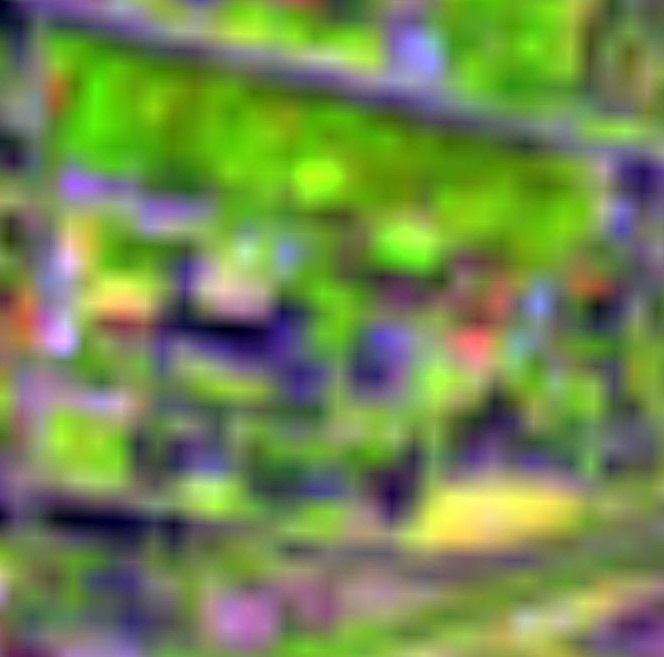
#> input picture Lab_2/low.jpg, 664 x 657 px
$ python Lab_2.py
#> lines starting #> are read from the running program, lines starting #| are printed output that depends on the picture; after the words box and inside, x2 and y2 are one past the last pixel; in counts of white or black regions, pixels touching at a corner belong together
import cv2
import numpy as np
import os

# ==========================================
# НАЛАШТУВАННЯ ФАЙЛІВ
# ==========================================
FILE_LANDSAT = 'low.jpg'
FILE_BING = 'bing.jpg'
# ==========================================

# Глобальні змінні
img_display = None
mode_current = None
window_name = None
trackbars_ready = False


def on_trackbar(val):
    if not trackbars_ready: return
    if img_display is None: return

    output = img_display.copy()
    h_img, w_img = img_display.shape[:2]

    # ===LANDSAT (Низька якість - Плями)===
    if mode_current == 'low':
        blur_val = cv2.getTrackbarPos('Blur', window_name)
        thresh_val = cv2.getTrackbarPos('Threshold', window_name)
        min_area = cv2.getTrackbarPos('Min Area', window_name)

        if blur_val % 2 == 0: blur_val += 1
        if blur_val < 1: blur_val = 1

        # Фільтрація шумів
        blurred = cv2.medianBlur(img_display, blur_val)
        gray = cv2.cvtColor(blurred, cv2.COLOR_BGR2GRAY)

        # Сегментація (бінаризація)
        _, binary = cv2.threshold(gray, thresh_val, 255, cv2.THRESH_BINARY)

        contours, _ = cv2.findContours(binary, cv2.RETR_EXTERNAL, cv2.CHAIN_APPROX_SIMPLE)

        count = 0
        for cnt in contours:
            area = cv2.contourArea(cnt)
            if area > min_area:
                x, y, w, h = cv2.boundingRect(cnt)
                # Фільтр рамки
                if x <= 5 or y <= 5 or (x + w) >= w_img - 5 or (y + h) >= h_img - 5: continue

                cv2.rectangle(output, (x, y), (x + w, y + h), (0, 255, 0), 2)
                cv2.putText(output, str(count + 1), (x, y - 5), cv2.FONT_HERSHEY_SIMPLEX, 0.5, (0, 255, 0), 1)
                count += 1

        cv2.putText(output, f"Objects: {count}", (10, 30), cv2.FONT_HERSHEY_SIMPLEX, 0.7, (0, 0, 255), 2)
        cv2.imshow(window_name, output)
        cv2.imshow('Mask View', binary)

    # === BING (Висока якість - Контури/Стіни) ===
    elif mode_current == 'bing':
        c_min = cv2.getTrackbarPos('Canny Min', window_name)
        c_max = cv2.getTrackbarPos('Canny Max', window_name)
        thick = cv2.getTrackbarPos('Thickness', window_name)
        min_area = cv2.getTrackbarPos('Min Area', window_name)

        # Геометричний фільтр форми (відсіює дерева)
        rect_limit = cv2.getTrackbarPos('Rectangularity', window_name) / 100.0

        if thick < 1: thick = 1

        gray = cv2.cvtColor(img_display, cv2.COLOR_BGR2GRAY)

        # Розмиття: прибирає текстуру трави, залишаючи чіткі межі стін
        blurred = cv2.bilateralFilter(gray, 9, 75, 75)

        # 1. Детекція меж (Canny Edge Detection) - знаходить стіни та перепади
        edges = cv2.Canny(blurred, c_min, c_max)

        # 2. Морфологія (Dilation) - з'єднує розірвані лінії стін у суцільний контур
        kernel = np.ones((3, 3), np.uint8)
        closed = cv2.dilate(edges, kernel, iterations=thick)
        closed = cv2.morphologyEx(closed, cv2.MORPH_CLOSE, kernel, iterations=2)

        # 3. Векторизація - пошук замкнених контурів будівель
        contours, _ = cv2.findContours(closed, cv2.RETR_EXTERNAL, cv2.CHAIN_APPROX_SIMPLE)

        count = 0
        for cnt in contours:
            area = cv2.contourArea(cnt)
            if area > min_area:
                x, y, w, h = cv2.boundingRect(cnt)

                if x <= 5 or y <= 5 or (x + w) >= w_img - 5 or (y + h) >= h_img - 5: continue

                # === ГЕОМЕТРИЧНИЙ АНАЛІЗ ===
                rect_area = w * h
                extent = float(area) / rect_area

                # Фільтр: Дерева мають "рвані" краї (низький extent), Будівлі - рівні (високий)
                if extent < rect_limit:
                    continue

                # Апроксимація: спрощення форми до геометричного примітиву (полігону)
                epsilon = 0.02 * cv2.arcLength(cnt, True)
                approx = cv2.approxPolyDP(cnt, epsilon, True)

                cv2.drawContours(output, [approx], 0, (0, 255, 0), 2)
                cv2.putText(output, str(count + 1), (x, y - 5), cv2.FONT_HERSHEY_SIMPLEX, 0.5, (0, 0, 255), 1)
                count += 1

        cv2.putText(output, f"Buildings Found: {count}", (20, 30), cv2.FONT_HERSHEY_SIMPLEX, 0.7, (0, 0, 255), 2)
        cv2.imshow(window_name, output)
        cv2.imshow('Mask View', closed)


def start_processing(mode):
    global img_display, mode_current, window_name, trackbars_ready

    trackbars_ready = False
    mode_current = mode
    filename = FILE_LANDSAT if mode == 'low' else FILE_BING

    if not os.path.exists(filename):
        print(f"ПОМИЛКА: Не знайдено файл {filename}")
        return

    original = cv2.imread(filename)

    if original is None:
        print(f"ПОМИЛКА: Не вдалося відкрити {filename}")
        return

    # Масштабування
    target_width = 1200
    h, w = original.shape[:2]

    if mode == 'low':
        scale = 10
        img_display = cv2.resize(original, (w * scale, h * scale), interpolation=cv2.INTER_CUBIC)
        window_name = "Landsat Settings"
    else:
        scale = target_width / w if w > target_width else 1
        img_display = cv2.resize(original, (int(w * scale), int(h * scale))) if scale != 1 else original.copy()
        window_name = "Bing Settings"

    cv2.namedWindow(window_name, cv2.WINDOW_NORMAL)
    cv2.resizeWindow(window_name, 1000, 700)

    cv2.namedWindow('Mask View', cv2.WINDOW_NORMAL)
    cv2.resizeWindow('Mask View', 500, 350)

    if mode == 'low':
        cv2.createTrackbar('Blur', window_name, 15, 30, on_trackbar)
        cv2.createTrackbar('Threshold', window_name, 100, 255, on_trackbar)
        cv2.createTrackbar('Min Area', window_name, 500, 5000, on_trackbar)
    else:
        cv2.createTrackbar('Canny Min', window_name, 50, 255, on_trackbar)
        cv2.createTrackbar('Canny Max', window_name, 150, 255, on_trackbar)
        cv2.createTrackbar('Thickness', window_name, 2, 10, on_trackbar)
        cv2.createTrackbar('Min Area', window_name, 300, 5000, on_trackbar)
        cv2.createTrackbar('Rectangularity', window_name, 35, 100, on_trackbar)

    trackbars_ready = True
    on_trackbar(0)

    print(f"Вікно відкрито. Натисніть 'q' для виходу.")

    while True:
        if cv2.waitKey(100) & 0xFF == ord('q'):
            break

    cv2.destroyAllWindows()


if __name__ == "__main__":
    choice = input("\nВведіть 1 (Landsat) або 2 (Bing): ")
#> the answer given: 1
    if choice == '1':
        start_processing('low')
#> in start_processing, original is the input picture: shape (657, 664, 3); mean B, G, R 79.7, 137.2, 115.4
#> in on_trackbar, `gray = cv2.cvtColor(blurred, cv2.COLOR_BGR2GRAY)`:
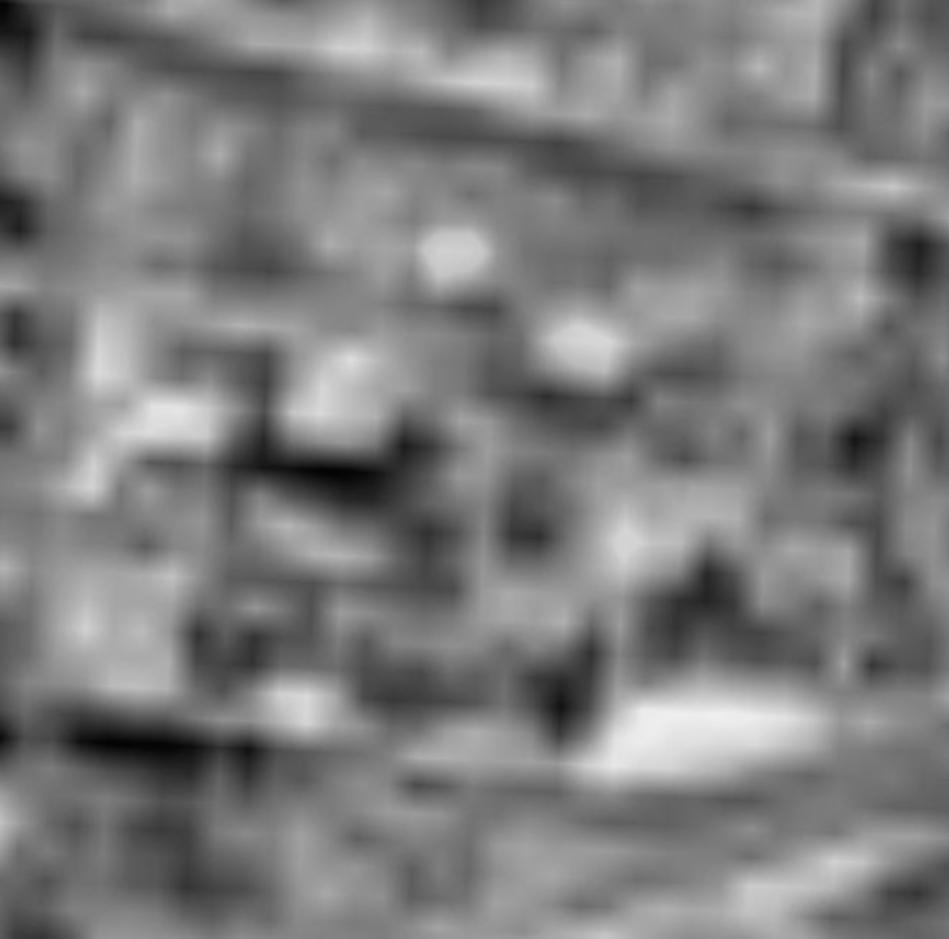
#> gray: shape (6570, 6640) (shown at 1/7 size); min 3, max 239, mean 124.1
#> in on_trackbar, `_, binary = cv2.threshold(gray, thresh_val, 255, cv2.THRESH_BINARY)`:
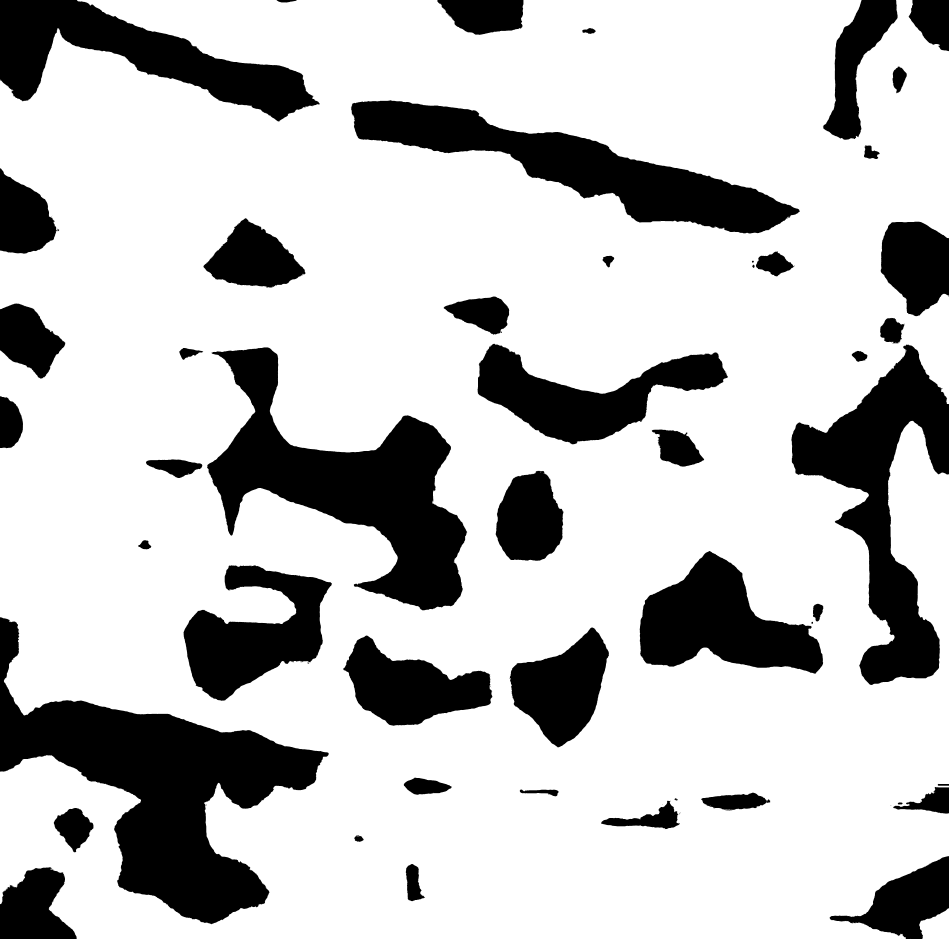
#> binary: shape (6570, 6640) (shown at 1/7 size); 76.4% white; 118 black regions (60 under 20 px)
#> in on_trackbar, `contours, _ = cv2.findContours(binary, cv2.RETR_EXTERNAL, cv2.CHAIN_AP..`: contours = 22 contours, 19 with area under 20; largest, box (x1, y1, x2, y2) and area: (0, 0, 6640, 6570) 38722223, (6434, 6358, 6640, 6570) 30391, (87, 627, 92, 637) 23
#> the loop in on_trackbar, `for cnt in contours:` made 22 passes
#> (area, x, y, w, h) on passes 2, 22: (30391, 6434, 6358, 206, 212), (38722223, 0, 0, 6640, 6570)
#> area on pass 16: 23
#> after the loop in on_trackbar, `for cnt in contours:`: count = 0
#> (key q is pressed here)
    elif choice == '2':
        start_processing('bing')
